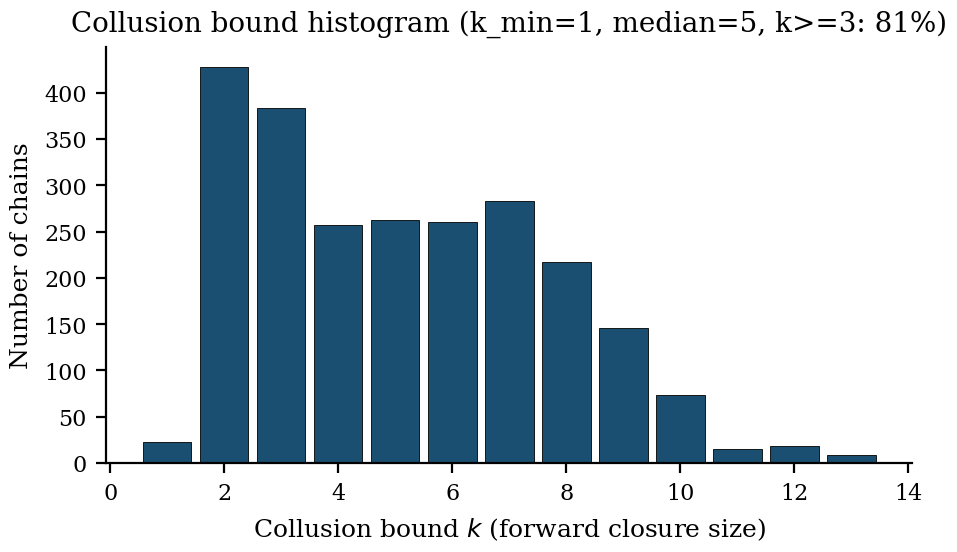

This chart was generated by the following Python code:
# -*- coding: utf-8 -*-
"""Collusion bound histogram (paper03 fig:collusion)."""
from __future__ import annotations

import os
import sys

import matplotlib.pyplot as plt

HERE = os.path.dirname(os.path.abspath(__file__))
sys.path.insert(0, HERE)

from _style import C_OURS, apply_style, load, save  # noqa: E402


def main():
    apply_style()
    c = load()["collusion"]
    hist = c.get("k_hist")
    fig, ax = plt.subplots(figsize=(5.2, 2.7))
    if hist:
        ks = sorted(int(k) for k in hist)
        ns = [hist[str(k)] for k in ks]
        ax.bar(ks, ns, color=C_OURS, edgecolor="black", lw=0.3, width=0.85)
        ax.set_xlabel(r"Collusion bound $k$ (forward closure size)")
        ax.set_ylabel("Number of chains")
        ax.set_title(
            f"Collusion bound histogram "
            f"(k_min={c['k_min']}, median={c['k_median']}, "
            f"k>=3: {c['frac_k_ge_3'] * 100:.0f}%)"
        )
    else:
        ax.text(0.5, 0.5,
                f"k_min={c['k_min']}, median={c['k_median']}, "
                f"k_max={c['k_max']}\n(run export_data without --anchored)",
                ha="center", va="center", transform=ax.transAxes)
        ax.set_axis_off()
    ax.spines["top"].set_visible(False)
    ax.spines["right"].set_visible(False)
    save(fig, "fig_collusion.pdf")


if __name__ == "__main__":
    main()
